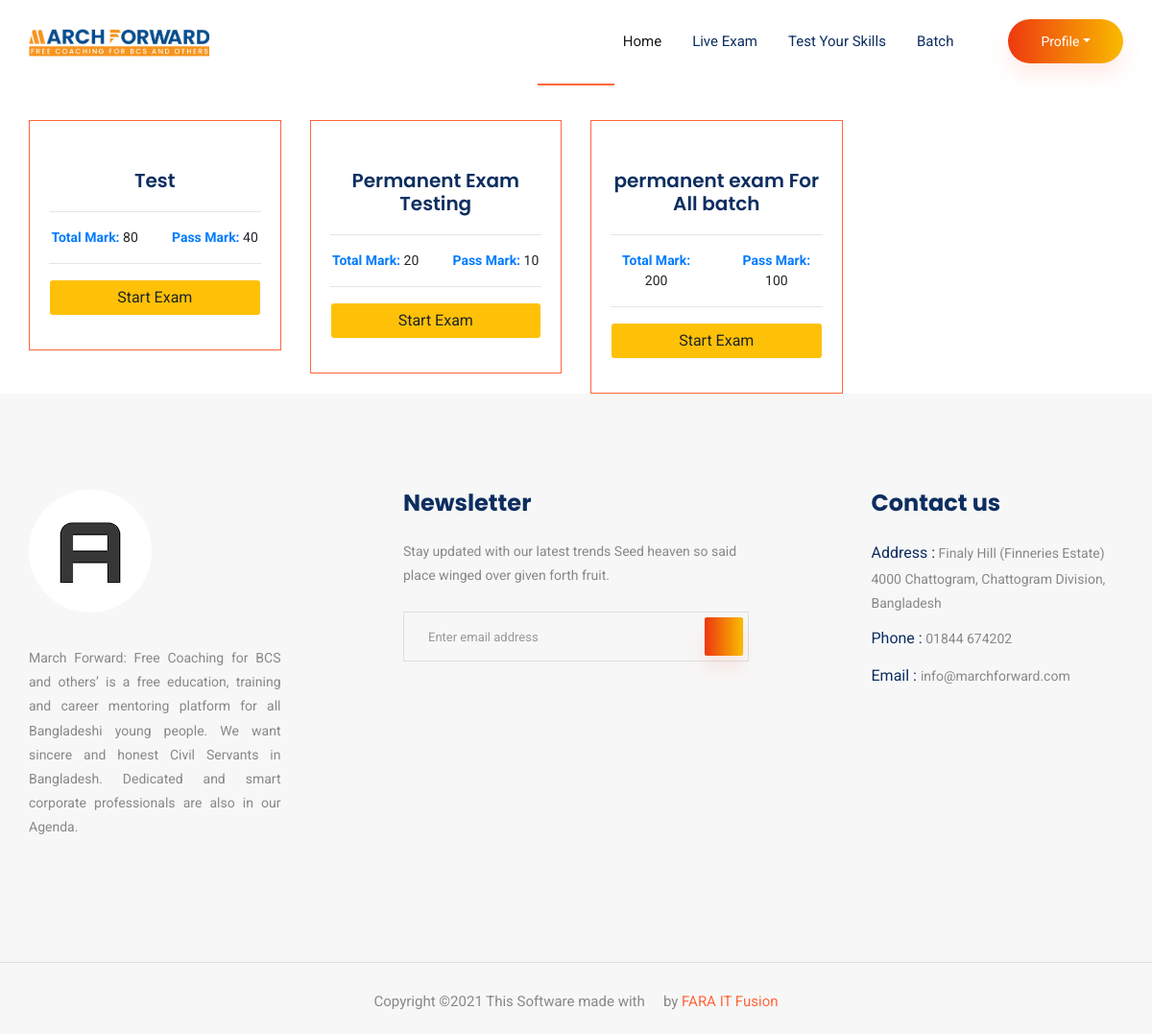
Page /batch-wise-test-exam.php?batchID=1 on the committed database.
### tables this page shows
CREATE TABLE `exam` (
  `id` int(100) NOT NULL,
  `courseID` int(100) NOT NULL,
  `name` varchar(1000) NOT NULL,
  `examTime` int(10) NOT NULL,
  `examStatus` varchar(100) NOT NULL,
  `scheduleDate` varchar(255) NOT NULL,
  `scheduleTime` varchar(100) NOT NULL,
  `examEndTime` varchar(100) NOT NULL,
  `total_mark` varchar(255) NOT NULL,
  `passed_mark` varchar(255) NOT NULL,
  `minQuestionNum` int(100) NOT NULL,
  `maxQuestionNum` int(100) NOT NULL,
  `StartingAction` int(10) NOT NULL,
  `action` varchar(255) NOT NULL,
  `date` timestamp NOT NULL DEFAULT CURRENT_TIMESTAMP ON UPDATE CURRENT_TIMESTAMP
);

### backend/functions.php (called while the page is built, shortened)
<?php
include("config.php");
function query($sql){
	global $connection;
	return mysqli_query($connection, $sql);
}
function fetch_array($array){
    return mysqli_fetch_array($array);
}
 ?>

### batch-wise-test-exam.php (the view, shortened to what this page needs)
<?php include ("student-header.php");?>
<section class="feature_part">
    <div class="container">
        <div class="row justify-content-center">
            <div class="col-xl-5">
            </div>
        </div>
        <div class="row">
            <?php
                                $batchID = $_GET['batchID'];
                            $query = query("SELECT * FROM `exam` WHERE action='SHOW' AND examStatus='Permanent' AND courseID='$batchID'");
                                $rows = mysqli_num_rows($query);
                                if($rows > 0)
                                {
                                    while($row = fetch_array($query))
                                    {
                                            ?>
                                               <div class="col-sm-3 col-xl-3">
                                                    <div class="single_feature">
                                                        <div class="single_feature_part">
                                                            <h4><?php echo $row['name'];?></h4>
                                                            <hr>
                                                            <div class="row">
                                                                <div class="col-md-6 col-6">
                                                                    <b class="text-primary">Total Mark:</b> <?php echo $row['total_mark'];?>
                                                                </div>
                                                                <div class="col-md-6 col-6">
                                                                    <b class="text-primary">Pass Mark:</b> <?php echo $row['passed_mark'];?>
                                                                </div>
                                                            </div>
                                                            <hr>
                                                            <div class="row">
                                                                <div class="col-md-12 col-12">
                                                                    <?php
                                                                        $examID = $row['id'];
                                                                         $Stquery = query("SELECT * FROM students WHERE email = '" . $_SESSION['username'] . "'");
                                                                         $row_of_st = fetch_array($Stquery);
                                                                         $studentID = $row_of_st['id'];
                                                                         $checkQuery = query("SELECT * FROM resultForPermanentExam WHERE examID='$examID' AND studentID='$studentID'");
                                                                         $rowOfResult = fetch_array($checkQuery);
                                                                         $DBexamID = $rowOfResult['examID'];
                                                                         if(!empty($DBexamID)){
                                                                             ?>
                                                                                <a  href="result.php?examID=<?php echo $DBexamID?>" class="btn bg-warning form-control">See Result</a>
                                                                             <?php
                                                                         }
                                                                         else{
                                                                             ?>
                                                                             <a  href="start-permanent-exam.php?examID=<?php echo $row['id']?>" class="btn bg-warning form-control">Start Exam</a>
                                                                             <?php
                                                                         }
                                                                   ?>
                                                                </div>
                                                            </div>
                                                        </div>
                                                    </div>
                                                </div>
                                            <?php
                                    }
                                }
                              ?>
        </div>
    </div>
</section>
<?php include ("student-footer.php");?>

### student-header.php (style rules this page uses)
.single_feature_part { border: 1px solid #FF663B !important; margin-top: 10px !important; }

### rows in the picture
exam: name "Test", total_mark "80", passed_mark "40"
exam: name "Permanent Exam Testing", total_mark "20", passed_mark "10"
exam: name "permanent exam For All batch", total_mark "200", passed_mark "100"
